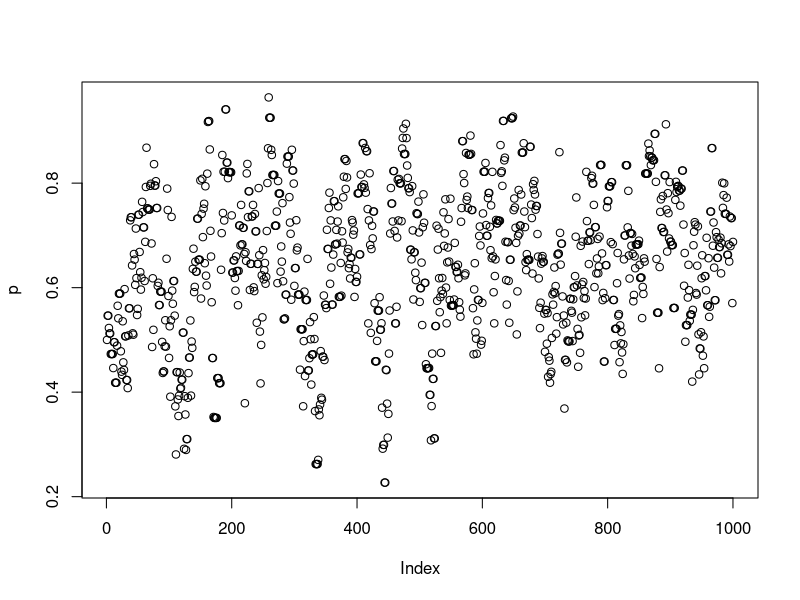

Write the R code that produced this figure.
#MCMC from his book

n_samples <- 1000
p <- rep(NA,n_samples)
p[1] <- 0.5
W  <- 6
L <- 3
for(i in 2:n_samples){
  p_new <- rnorm(1, p[i-1], 0.1)
  print(paste0( "p_new is ",p_new))
  if(p_new<0) p_new <- abs(p_new)
  if(p_new>1) p_new <- 2-p_new
  q0 <- dbinom(W,W+L,p[i-1])
  q1 <- dbinom(W,W+L,p_new)
  print(paste0("q0 is ",q0))
  print(paste0("q1 is ",q1))
  p[i] <- ifelse(runif(1) < q1/q0, p_new,p[i-1])

    print(paste0("new p[i] is ",p[i]))
  }
p_new
plot(p)
